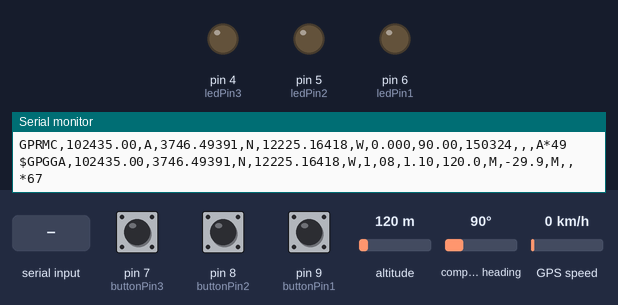
The sketch below on a simulated Arduino Uno, built with avr-gcc and run on an emulated ATmega328P. Shown: output pins drawn as LEDs (lit = HIGH), the last lines printed to the serial monitor. The test bench sets the inputs (shaded band); at power-on: pin 7 (buttonPin3) HIGH, pin 8 (buttonPin2) HIGH, pin 9 (buttonPin1) HIGH, altitude 120 m, compass heading 90°, GPS speed 0 km/h. The GPS gets a fix after 3 s at 37.7749, -122.4194 with 8 satellites; the modem accepts every AT command (registered, SIM ready, sends succeed) and sends nothing else.

Above: at 5.2 s.
5.3 s: pin 7 (buttonPin3) pulled LOW for 0.15 s
9.3 s: pin 8 (buttonPin2) pulled LOW for 1 s
At 9.58 s:
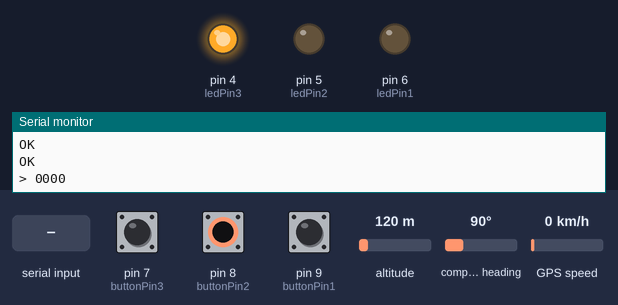
At 14.04 s:
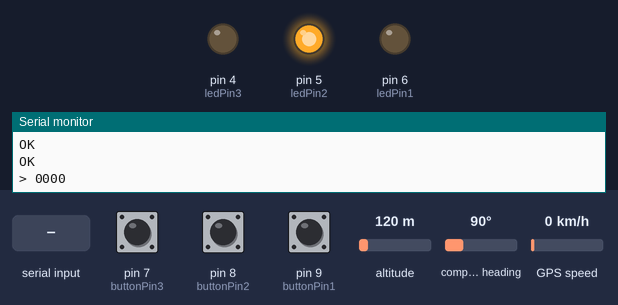
14.1 s: pin 9 (buttonPin1) pulled LOW for 0.15 s
18.1 s: altitude set to 20 m
At 18.5 s:
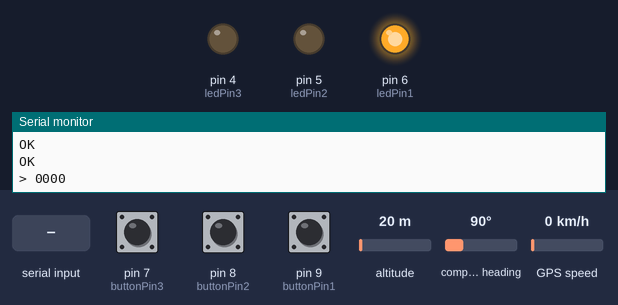
20.0 s: "M1" received over the second serial link
21.5 s: compass heading set to 7°
Timing chart, 0 to 24.5 s (numbered marks = the images above; inputs shaded):
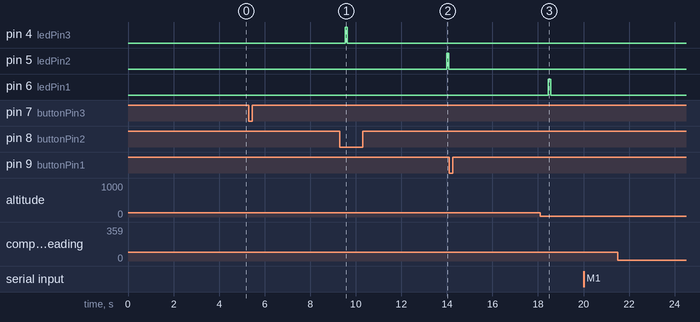

Measured:
- after the input at 9.3 s, pin 5 (ledPin2): LOW → HIGH after 4.7 s, → LOW 0.10 s later

The sketch:

SMS-Based-Location-Tracker.ino
```cpp
#include <SoftwareSerial.h>
#include <TinyGPS++.h>
#include <Wire.h>

int RXPin = 13;
int TXPin = 12;
int GPSRXPin = 10;
int GPSTXPin = 11;
int but = 0;
int GPSBaud = 9600;
int SIMBaud = 9600;

const int buttonPin1 = 9;
const int buttonPin2 = 8;
const int buttonPin3 = 7;

const int ledPin1 =  6;
const int ledPin2 =  5;
const int ledPin3 =  4;
int buttonState1 = 0;
int buttonState2 = 0;
int buttonState3 = 0;

TinyGPSPlus gps;
SoftwareSerial gpsSerial(GPSRXPin, GPSTXPin);
SoftwareSerial simSerial(RXPin, TXPin);
char Received_SMS;
short M1_OK=-1,M2_OK=-1;
String Data_SMS;

void setup()
{
  pinMode(buttonPin1, INPUT);
  pinMode(buttonPin2, INPUT);
  pinMode(buttonPin3, INPUT);
  pinMode(ledPin1, OUTPUT);
  pinMode(ledPin2, OUTPUT);
  pinMode(ledPin3, OUTPUT);
  pinMode(buttonPin1, INPUT_PULLUP);
  pinMode(buttonPin2, INPUT_PULLUP);
  pinMode(buttonPin3, INPUT_PULLUP);

  Serial.begin(9600);
  gpsSerial.begin(GPSBaud);
  ReceiveMode();

  }

void loop()
{
  String RSMS;
  buttonState1 = digitalRead(buttonPin1);
  buttonState2 = digitalRead(buttonPin2);
  buttonState3 = digitalRead(buttonPin3);
  // This sketch displays information every time a new sentence is correctly encoded.
      gps.encode(gpsSerial.read());
  // If 5000 milliseconds pass and there are no characters coming in
  // over the software serial port, show a "No GPS detected" error
  if (millis() > 5000 && gps.charsProcessed() < 10)
  {
    Serial.println("No GPS detected");
    while(true);
  }

  while(gpsSerial.available()>0){       //When SIM800L sends something to the Arduino... problably the SMS received... if something else it's not a problem

        Received_SMS=gpsSerial.read();  //"char Received_SMS" is now containing the full SMS received
        Serial.print(Received_SMS);   //Show it on the serial monitor (optional)
        RSMS.concat(Received_SMS);    //concatenate "char received_SMS" to RSMS which is "empty"
        M1_OK=RSMS.indexOf("M1");   //And this is why we changed from char to String, it's to be able to use this function "indexOf"
        M2_OK=RSMS.indexOf("M2");   //"indexOf function looks for the substring "x" within the String (here RSMS) and gives us its index or position
                                      //For example if found at the beginning it will give "0" after 1 character it will be "1"
                                      //If it's not found it will give "-1", so the variables are integers

    }

  if(M1_OK!=-1){                         //If "DHT" word is found within the SMS, it means that DHT_OK have other value than -1 so we can proceed
    Serial.println("found M1");          //Shows on the serial monitor "found DHT" (optional)

    Data_SMS = "M1";       //Prepare the SMS to send, it contains some strings
                                                                                         //And then the values read

    Send_Data();                      //This function set the sending SMS mode, prepare the phone number to which we gonna send, and send "Data_SMS" String
    ReceiveMode();                   //Come back to Receving SMS mode and wait for other SMS

    M1_OK=-1;                      //If the DHT is found the variable should be reset to -1 otherwise it will be kept as !=-1 and will send SMS over and over
    M2_OK=-1;                      //Maybe not required... I did a lot of tests and maybe at the beginning the RSMS string kept concating and MLX word was kept there
                                    //And at this point I'm too lazy to reupload the code without it and test...
  }

  if(M2_OK!=-1){                   //Same thing if the "MLX" word is found, Serial.print things are optionnal
  delay(1000);  Serial.println("found M2");

  Data_SMS = "M2";

  Send_Data();
  ReceiveMode();

  M1_OK=-1;
  M2_OK=-1;
}


  if (buttonState1 == LOW)
  {

      simSerial.begin(SIMBaud);

      Serial.println("Initializing...");
      delay(1000);

      simSerial.println("AT"); //Once the handshake test is successful, it will back to OK
      updateSerial();
      simSerial.println("AT+CCID"); //Read SIM information to confirm whether the SIM is plugged
      updateSerial();
      simSerial.println("AT+CSQ"); //Signal quality test, value range is 0-31 , 31 is the best
      updateSerial();
      simSerial.println("AT+CMGF=1"); // Configuring TEXT mode
      updateSerial();
      simSerial.println("AT+CMGS=\"+639393312009\"");//change ZZ with country code and xxxxxxxxxxx with phone number to sms
      updateSerial();

      simSerial.print("HEALTH");
      simSerial.print("Latitude: ");
      simSerial.println(gps.location.lat(), 6);
      simSerial.print("Longitude: ");
      simSerial.println(gps.location.lng(), 6);
      simSerial.print("Altitude: ");
      simSerial.println(gps.altitude.meters());
      simSerial.print("https://www.google.com/maps/place/");
      simSerial.print(gps.location.lat(), 6);
      simSerial.print("N,");
      simSerial.print(gps.location.lng(), 6);
      simSerial.println("E");

      simSerial.print("Date: ");
      simSerial.print(gps.date.month());
      simSerial.print("/");
      simSerial.print(gps.date.day());
      simSerial.print("/");
      simSerial.println(gps.date.year());

      simSerial.print("Time: ");
      if (gps.time.hour() < 10) Serial.print(F("0"));
      simSerial.print(gps.time.hour());
      simSerial.print(":");
      if (gps.time.minute() < 10) Serial.print(F("0"));
      simSerial.print(gps.time.minute());
      simSerial.print(":");
      if (gps.time.second() < 10) Serial.print(F("0"));
      simSerial.print(gps.time.second());
      simSerial.print(".");
      if (gps.time.centisecond() < 10) Serial.print(F("0"));
      simSerial.println(gps.time.centisecond());
      updateSerial();
      simSerial.write(26);

      digitalWrite(ledPin1, HIGH);
      delay(100);
      digitalWrite(ledPin1, LOW);

          }
     else
     {
          digitalWrite(ledPin1, LOW);

          }

 if (buttonState2 == LOW)
  {

      simSerial.begin(SIMBaud);

      Serial.println("Initializing...");
      delay(1000);

      simSerial.println("AT"); //Once the handshake test is successful, it will back to OK
      updateSerial();
      simSerial.println("AT+CCID"); //Read SIM information to confirm whether the SIM is plugged
      updateSerial();
      simSerial.println("AT+CSQ"); //Signal quality test, value range is 0-31 , 31 is the best
      updateSerial();
      simSerial.println("AT+CMGF=1"); // Configuring TEXT mode
      updateSerial();
      simSerial.println("AT+CMGS=\"+639393312009\"");//change ZZ with country code and xxxxxxxxxxx with phone number to sms
      updateSerial();

      simSerial.print("EMERGECY");
      simSerial.print("Latitude: ");
      simSerial.println(gps.location.lat(), 6);
      simSerial.print("Longitude: ");
      simSerial.println(gps.location.lng(), 6);
      simSerial.print("Altitude: ");
      simSerial.println(gps.altitude.meters());
      simSerial.print("https://www.google.com/maps/place/");
      simSerial.print(gps.location.lat(), 6);
      simSerial.print("N,");
      simSerial.print(gps.location.lng(), 6);
      simSerial.println("E");

      simSerial.print("Date: ");
      simSerial.print(gps.date.month());
      simSerial.print("/");
      simSerial.print(gps.date.day());
      simSerial.print("/");
      simSerial.println(gps.date.year());

      simSerial.print("Time: ");
      if (gps.time.hour() < 10) Serial.print(F("0"));
      simSerial.print(gps.time.hour());
      simSerial.print(":");
      if (gps.time.minute() < 10) Serial.print(F("0"));
      simSerial.print(gps.time.minute());
      simSerial.print(":");
      if (gps.time.second() < 10) Serial.print(F("0"));
      simSerial.print(gps.time.second());
      simSerial.print(".");
      if (gps.time.centisecond() < 10) Serial.print(F("0"));
      simSerial.println(gps.time.centisecond());
      updateSerial();
      simSerial.write(26);

      digitalWrite(ledPin2, HIGH);
      delay(100);
      digitalWrite(ledPin2, LOW);

          }
     else
     {
          digitalWrite(ledPin2, LOW);

          }


  if (buttonState3 == LOW)
  {

      simSerial.begin(SIMBaud);

      Serial.println("Initializing...");
      delay(1000);

      simSerial.println("AT"); //Once the handshake test is successful, it will back to OK
      updateSerial();
      simSerial.println("AT+CCID"); //Read SIM information to confirm whether the SIM is plugged
      updateSerial();
      simSerial.println("AT+CSQ"); //Signal quality test, value range is 0-31 , 31 is the best
      updateSerial();
      simSerial.println("AT+CMGF=1"); // Configuring TEXT mode
      updateSerial();
      simSerial.println("AT+CMGS=\"+639393312009\"");//change ZZ with country code and xxxxxxxxxxx with phone number to sms
      updateSerial();

      simSerial.print("ACCIDENT");
      simSerial.print("Latitude: ");
      simSerial.println(gps.location.lat(), 6);
      simSerial.print("Longitude: ");
      simSerial.println(gps.location.lng(), 6);
      simSerial.print("Altitude: ");
      simSerial.println(gps.altitude.meters());
      simSerial.print("https://www.google.com/maps/place/");
      simSerial.print(gps.location.lat(), 6);
      simSerial.print("N,");
      simSerial.print(gps.location.lng(), 6);
      simSerial.println("E");

      simSerial.print("Date: ");
      simSerial.print(gps.date.month());
      simSerial.print("/");
      simSerial.print(gps.date.day());
      simSerial.print("/");
      simSerial.println(gps.date.year());

      simSerial.print("Time: ");
      if (gps.time.hour() < 10) Serial.print(F("0"));
      simSerial.print(gps.time.hour());
      simSerial.print(":");
      if (gps.time.minute() < 10) Serial.print(F("0"));
      simSerial.print(gps.time.minute());
      simSerial.print(":");
      if (gps.time.second() < 10) Serial.print(F("0"));
      simSerial.print(gps.time.second());
      simSerial.print(".");
      if (gps.time.centisecond() < 10) Serial.print(F("0"));
      simSerial.println(gps.time.centisecond());
      updateSerial();
      simSerial.write(26);

      digitalWrite(ledPin3, HIGH);
      delay(100);
      digitalWrite(ledPin3, LOW);

          }
     else
     {
          digitalWrite(ledPin3, LOW);

          }

  }

void Send_Data()
{
  Serial.println("Sending Data...");     //Displays on the serial monitor...Optional
  simSerial.print("AT+CMGF=1\r");          //Set the module to SMS mode
  delay(100);
  simSerial.print("AT+CMGS=\"+639393312009\"\r");  //Your phone number don't forget to include your country code example +212xxxxxxxxx"
  delay(500);
  simSerial.print(Data_SMS);  //This string is sent as SMS
  delay(500);
  simSerial.print("Latitude: ");
      simSerial.println(gps.location.lat(), 6);
      simSerial.print("Longitude: ");
      simSerial.println(gps.location.lng(), 6);
      simSerial.print("Altitude: ");
      simSerial.println(gps.altitude.meters());
      simSerial.print("https://www.google.com/maps/place/");
      simSerial.print(gps.location.lat(), 6);
      simSerial.print("N,");
      simSerial.print(gps.location.lng(), 6);
      simSerial.println("E");

      simSerial.print("Date: ");
      simSerial.print(gps.date.month());
      simSerial.print("/");
      simSerial.print(gps.date.day());
      simSerial.print("/");
      simSerial.println(gps.date.year());

      simSerial.print("Time: ");
      if (gps.time.hour() < 10) Serial.print(F("0"));
      simSerial.print(gps.time.hour());
      simSerial.print(":");
      if (gps.time.minute() < 10) Serial.print(F("0"));
      simSerial.print(gps.time.minute());
      simSerial.print(":");
      if (gps.time.second() < 10) Serial.print(F("0"));
      simSerial.print(gps.time.second());
      simSerial.print(".");
      if (gps.time.centisecond() < 10) Serial.print(F("0"));
      simSerial.println(gps.time.centisecond());
      updateSerial();
      simSerial.write(26);
  delay(500);
  simSerial.println();
  Serial.println("Data Sent.");
  delay(500);

}

void ReceiveMode(){       //Set the SIM800L Receive mode

  simSerial.println("AT"); //If everything is Okay it will show "OK" on the serial monitor
  updateSerial();
  simSerial.println("AT+CMGF=1"); // Configuring TEXT mode
  updateSerial();
  simSerial.println("AT+CNMI=2,2,0,0,0"); //Configure the SIM800L on how to manage the Received SMS... Check the SIM800L AT commands manual
  updateSerial();
}


void updateSerial()
{
  delay(500);
  while (Serial.available())
  {
    simSerial.write(Serial.read());//Forward what Serial received to Software Serial Port
  }
  while(simSerial.available())
  {
    Serial.write(simSerial.read());//Forward what Software Serial received to Serial Port
  }
}
```
